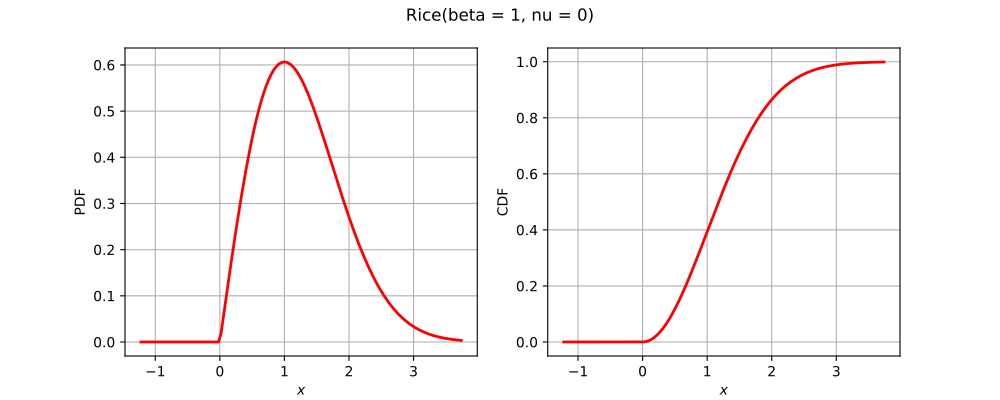

Write Python code to recreate this figure.
import openturns as ot
from matplotlib import pyplot as plt
from openturns.viewer import View
if ot.Rice().__class__.__name__ == 'Bernoulli':
    distribution = ot.Bernoulli(0.7)
elif ot.Rice().__class__.__name__ == 'Binomial':
    distribution = ot.Binomial(5, 0.2)
elif ot.Rice().__class__.__name__ == 'Hypergeometric':
    distribution = ot.Hypergeometric(10, 4, 7)
elif ot.Rice().__class__.__name__ == 'CumulativeDistributionNetwork':
    coll = [ot.Normal(2),ot.Dirichlet([0.5, 1.0, 1.5])]
    distribution = ot.CumulativeDistributionNetwork(coll, ot.BipartiteGraph([[0,1], [0,1]]))
elif ot.Rice().__class__.__name__ == 'Histogram':
    distribution = ot.Histogram([-1.0, 0.5, 1.0, 2.0], [0.45, 0.4, 0.15])
elif ot.Rice().__class__.__name__ == 'KernelMixture':
    kernel = ot.Uniform()
    sample = ot.Normal().getSample(5)
    bandwith = [1.0]
    distribution = ot.KernelMixture(kernel, bandwith, sample)
elif ot.Rice().__class__.__name__ == 'MaximumDistribution':
    coll = [ot.Uniform(2.5, 3.5), ot.LogUniform(1.0, 1.2), ot.Triangular(2.0, 3.0, 4.0)]
    distribution = ot.MaximumDistribution(coll)
elif ot.Rice().__class__.__name__ == 'Multinomial':
    distribution = ot.Multinomial(5, [0.2])
elif ot.Rice().__class__.__name__ == 'RandomMixture':
    coll = [ot.Triangular(0.0, 1.0, 5.0), ot.Uniform(-2.0, 2.0)]
    weights = [0.8, 0.2]
    cst = 3.0
    distribution = ot.RandomMixture(coll, weights, cst)
elif ot.Rice().__class__.__name__ == 'TruncatedDistribution':
    distribution = ot.TruncatedDistribution(ot.Normal(2.0, 1.5), 1.0, 4.0)
elif ot.Rice().__class__.__name__ == 'UserDefined':
    distribution = ot.UserDefined([[0.0], [1.0], [2.0]], [0.2, 0.7, 0.1])
elif ot.Rice().__class__.__name__ == 'ZipfMandelbrot':
    distribution = ot.ZipfMandelbrot(10, 2.5, 0.3)
else:
    distribution = ot.Rice()
dimension = distribution.getDimension()
title = str(distribution)[:100].split('\n')[0]
if dimension == 1:
    distribution.setDescription(['$x$'])
    pdf_graph = distribution.drawPDF()
    cdf_graph = distribution.drawCDF()
    fig = plt.figure(figsize=(10, 4))
    pdf_axis = fig.add_subplot(121)
    cdf_axis = fig.add_subplot(122)
    View(pdf_graph, figure=fig, axes=[pdf_axis], add_legend=False)
    View(cdf_graph, figure=fig, axes=[cdf_axis], add_legend=False)
    fig.suptitle(title)
elif dimension == 2:
    distribution.setDescription(['$x_1$', '$x_2$'])
    pdf_graph = distribution.drawPDF()
    pdf_graph.setTitle(title)
    fig = plt.figure(figsize=(10, 5))
    pdf_axis = fig.add_subplot(111)
    View(pdf_graph, figure=fig, axes=[pdf_axis], add_legend=False, square_axes=False)
